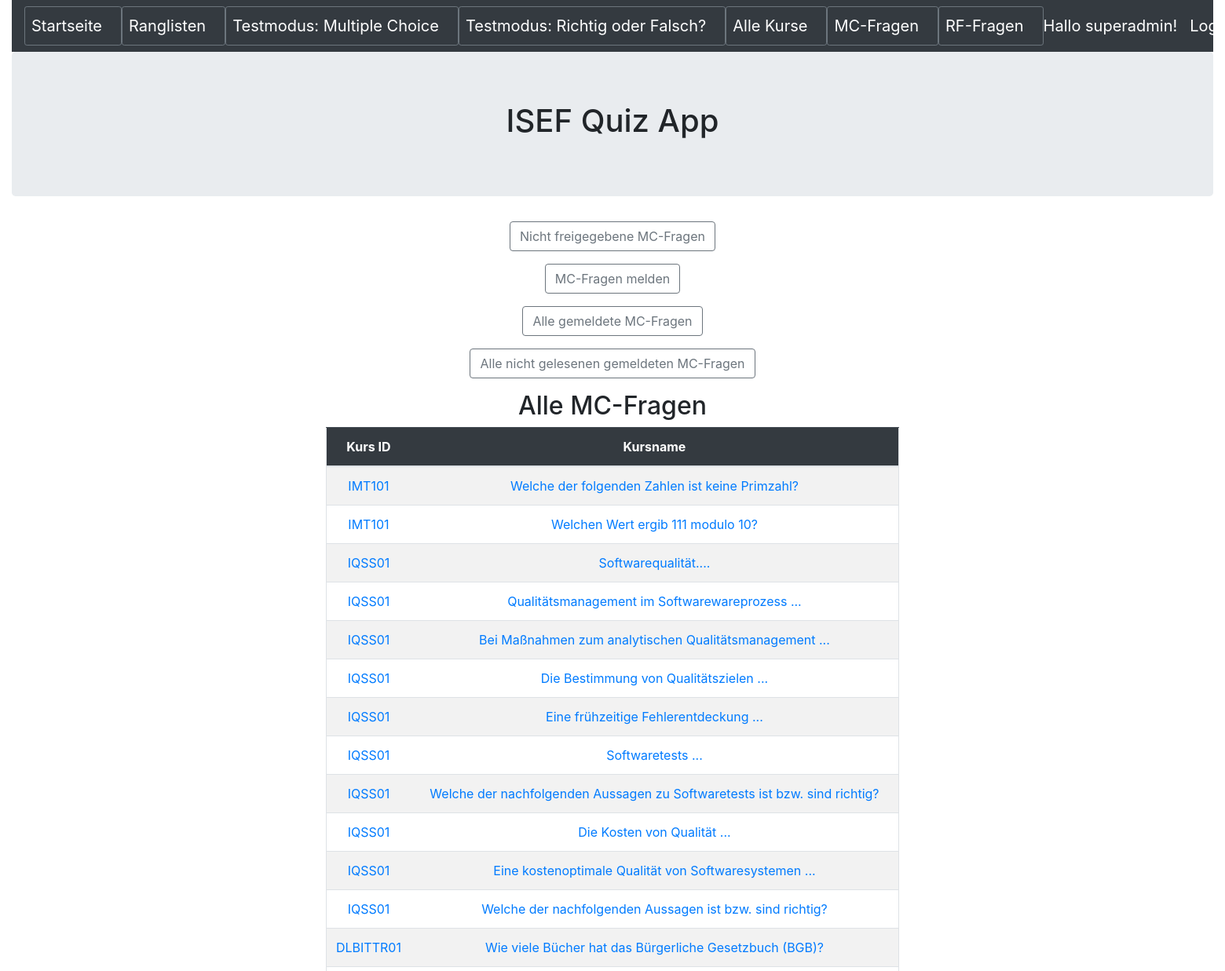
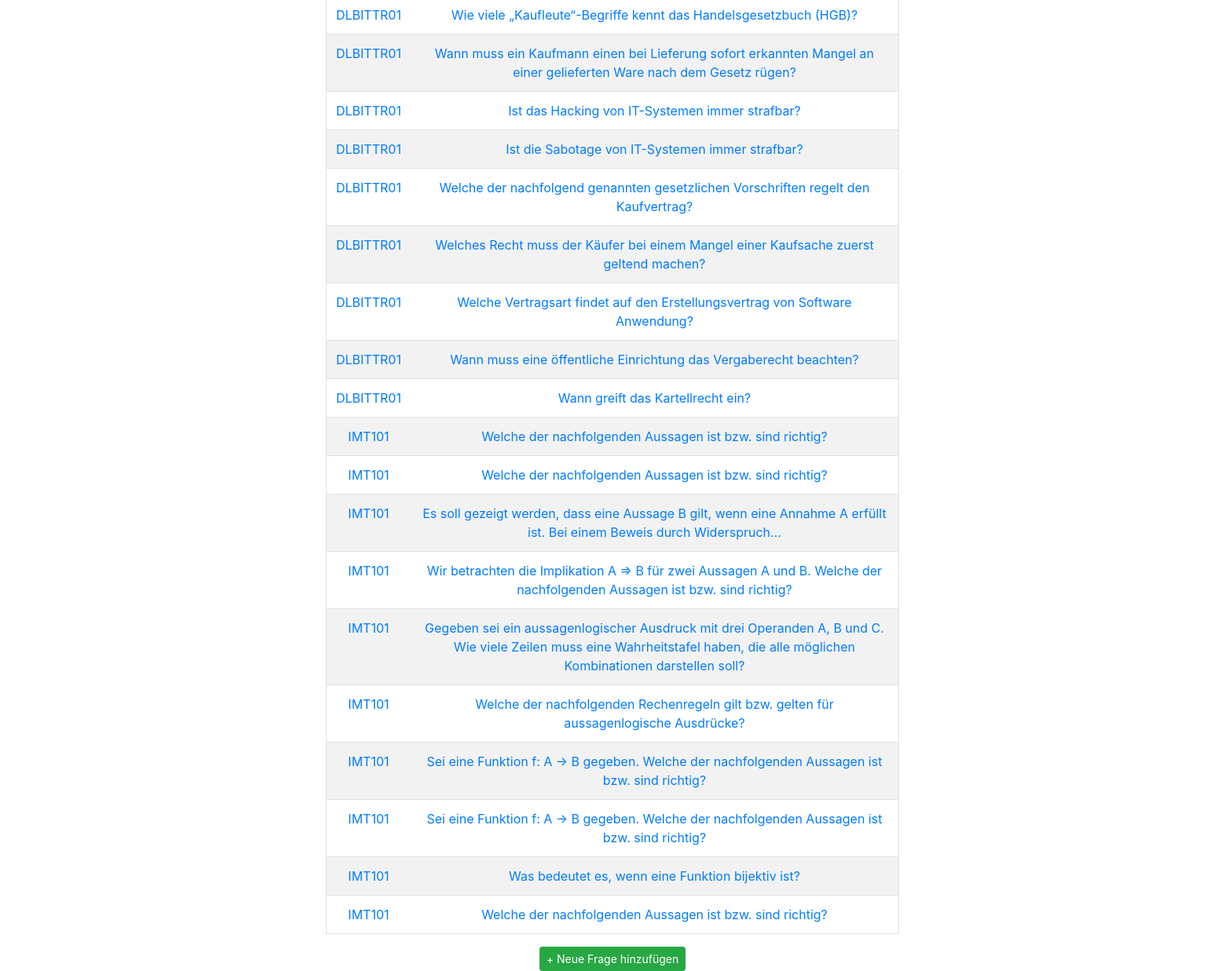
Page /frage (signed in) on the committed database (2 pictures, top to bottom).
### quiz/models.py (models this page shows, shortened)
class Frage(models.Model):
    name = models.CharField(max_length=255,blank=False,help_text='Geben Sie hier die Frage ein')
    kurs = models.ForeignKey(Kurs,null=True,blank=False,on_delete=models.CASCADE,help_text='Wählen Sie den Kurs, welchem die Frage zugewiesen wird')
    antwort1 = models.CharField(max_length=255,blank=False,null=True,help_text='Geben Sie die Antwort1 der Frage ein')
    antwort1richtig = models.BooleanField(default=False,help_text='Geben Sie an ob Antwort1 richtig ist',verbose_name="Antwort1 richtig?")
    antwort2 = models.CharField(max_length=255,blank=False,null=True,help_text='Geben Sie die Antwort2 der Frage ein')
    antwort2richtig = models.BooleanField(default=False,help_text='Geben Sie an ob Antwort2 richtig ist',verbose_name="Antwort2 richtig?")
    antwort3 = models.CharField(max_length=255,blank=True,null=True,help_text='Geben Sie die Antwort3 der Frage ein (optional)')
    antwort3richtig = models.BooleanField(default=False,help_text='Geben Sie an ob Antwort3 richtig ist',verbose_name="Antwort3 richtig?")
    antwort4 = models.CharField(max_length=255,blank=True,null=True,help_text='Geben Sie die Antwort4 der Frage ein (optional)')
    antwort4richtig = models.BooleanField(default=False,help_text='Geben Sie an ob Antwort4 richtig ist',verbose_name="Antwort4 richtig?")
    freigegeben=models.BooleanField(default=False,help_text='Frage freigeben?',verbose_name="Frage freigeben")

class Kurs(models.Model):
    name = models.CharField(max_length=50,help_text='Geben Sie den Namen des Kurses ein')
    beschreibung = models.CharField(max_length=255,help_text='Geben Sie die Beschreibung des Kurses ein')
    def __str__(self):
        return self.name

### quiz/views.py (the view)
# urls.py: path('frage', FrageHome.as_view(), name='frage_start'),
class FrageHome(AuthListView):
    model = Frage
    template_name = 'frage/frage_home.html'
    permission_required = ('quiz.view_frage')
    def get_queryset(self):
        return Frage.objects.filter(freigegeben = True)

### quiz/templates/frage/frage_home.html
{% extends 'base.html' %}
{% block content %}
<div class="text-center">
	<p><button type="button" class="btn btn-outline-secondary" onclick="location.href='{% url 'frage_nichtfreigegeben'  %}'"> Nicht freigegebene MC-Fragen</button></p>
	<p><button type="button" class="btn btn-outline-secondary" onclick="location.href='{% url 'meldungmcfrage_select'  %}'"> MC-Fragen melden</button></p>
	<p><button type="button" class="btn btn-outline-secondary" onclick="location.href='{% url 'meldungmcfragen'  %}'"> Alle gemeldete MC-Fragen</button></p>
	<p><button type="button" class="btn btn-outline-secondary" onclick="location.href='{% url 'meldungmcfragen_ungelesen'  %}'"> Alle nicht gelesenen gemeldeten MC-Fragen</button></p>
</div>
<div class="container text-center">
	<div class="row justify-content-md-center">
		<div class="col-sm-8 ">
            <h2>Alle MC-Fragen</h2>
            <table class ="table border table-hover table-striped">
                <thead class="table-dark">
					<th width="100" scope = "col">Kurs ID</th>
					<th  scope = "col">Kursname</th>
				</thead>
                <tbody>
                {% for frage in object_list %}
                <tr>
	                    <td><a href="{% url 'frage_detail' frage.pk %}">{{ frage.kurs }}</a></td>
                        <td><a href="{% url 'frage_detail' frage.pk %}">{{ frage.name }}</a></td>
                {% endfor %}
                </tbody>
            </table>
            <a class="btn btn-success btn-sm" href="{% url 'neue_frage' %}">+ Neue Frage hinzufügen</a>
        </div>
	</div>
</div>
{% endblock content %}

### templates/base.html (shortened to what this page needs)
<!DOCTYPE html>
<html>
  <head>
	<link rel="stylesheet" href="https://stackpath.bootstrapcdn.com/bootstrap/4.5.0/css/bootstrap.min.css">
  </head>
  <body>
    <div class="container-fluid">
        <header>
            <nav class="navbar navbar-expand-lg navbar-dark bg-dark">
                <button type="button" class="btn btn-outline-secondary btn-sm"><a class="navbar-brand" href="{% url 'index' %}">Startseite</a></button>
                <button type="button" class="btn btn-outline-secondary btn-sm"><a class="navbar-brand" href="{% url 'ergebnis_start' %}">Ranglisten</a></button>
                <button type="button" class="btn btn-outline-secondary btn-sm"><a class="navbar-brand" href="{% url 'mctest_select' %}">Testmodus: Multiple Choice</a></button>
                <button type="button" class="btn btn-outline-secondary btn-sm"><a class="navbar-brand" href="{% url 'rftest_select' %}">Testmodus: Richtig oder Falsch?</a></button>
                <button type="button" class="btn btn-outline-secondary btn-sm"><a class="navbar-brand" href="{% url 'kurs_start' %}">Alle Kurse</a></button>
                <button type="button" class="btn btn-outline-secondary btn-sm"><a class="navbar-brand" href="{% url 'frage_start' %}">MC-Fragen</a></button>
                <button type="button" class="btn btn-outline-secondary btn-sm"><a class="navbar-brand" href="{% url 'richtigoderfalsch_start' %}">RF-Fragen</a></button>
				{% if user.is_authenticated %}
                <a class="navbar-brand ml-auto order-md-last ">Hallo {{ user.get_username }}!</a>
                <a class="navbar-brand ml-auto order-md-last" href="{% url 'logout'%}?next={{request.path}}">Logout</a>
                {% else %}
                <a class="navbar-brand ml-auto order-md-last" href="{% url 'login'%}?next={{request.path}}">Login</a>
                {% endif %}
            </nav>
        </header>
        <div class="jumbotron">
            <h1 class="text-center">ISEF Quiz App</h1>
        </div>
        {% block content %}
        {% endblock content %}
    </div>
  </body>
</html>

### rows in the picture
Frage: kurs "IMT101", name "Welche der folgenden Zahlen ist keine Primzahl?"
Frage: kurs "IMT101", name "Welchen Wert ergib 111 modulo 10?"
Frage: kurs "IQSS01", name "Softwarequalität...."
Frage: kurs "IQSS01", name "Qualitätsmanagement im Softwarewareprozess ..."
Frage: kurs "IQSS01", name "Bei Maßnahmen zum analytischen Qualitätsmanagement ..."
Frage: kurs "IQSS01", name "Die Bestimmung von Qualitätszielen ..."
Frage: kurs "IQSS01", name "Eine frühzeitige Fehlerentdeckung ..."
Frage: kurs "IQSS01", name "Softwaretests ..."
Frage: kurs "IQSS01", name "Welche der nachfolgenden Aussagen zu Softwaretests ist bzw. sind richtig?"
Frage: kurs "IQSS01", name "Die Kosten von Qualität ..."
Frage: kurs "IQSS01", name "Eine kostenoptimale Qualität von Softwaresystemen ..."
Frage: kurs "IQSS01", name "Welche der nachfolgenden Aussagen ist bzw. sind richtig?"
Frage: kurs "DLBITTR01", name "Wie viele Bücher hat das Bürgerliche Gesetzbuch (BGB)?"
Frage: kurs "DLBITTR01", name "Wie viele „Kaufleute“-Begriffe kennt das Handelsgesetzbuch (HGB)?"
Frage: kurs "DLBITTR01", name "Wann muss ein Kaufmann einen bei Lieferung sofort erkannten Mangel an einer gelieferten Ware nach dem Gesetz rügen?"
Frage: kurs "DLBITTR01", name "Ist das Hacking von IT-Systemen immer strafbar?"
Frage: kurs "DLBITTR01", name "Ist die Sabotage von IT-Systemen immer strafbar?"
Frage: kurs "DLBITTR01", name "Welche der nachfolgend genannten gesetzlichen Vorschriften regelt den Kaufvertrag?"
Frage: kurs "DLBITTR01", name "Welches Recht muss der Käufer bei einem Mangel einer Kaufsache zuerst geltend machen?"
Frage: kurs "DLBITTR01", name "Welche Vertragsart findet auf den Erstellungsvertrag von Software Anwendung?"
Frage: kurs "DLBITTR01", name "Wann muss eine öffentliche Einrichtung das Vergaberecht beachten?"
Frage: kurs "DLBITTR01", name "Wann greift das Kartellrecht ein?"
Frage: kurs "IMT101", name "Welche der nachfolgenden Aussagen ist bzw. sind richtig?"
Frage: kurs "IMT101", name "Welche der nachfolgenden Aussagen ist bzw. sind richtig?"
Frage: kurs "IMT101", name "Es soll gezeigt werden, dass eine Aussage B gilt, wenn eine Annahme A erfüllt ist. Bei einem Beweis durch Widerspruch…"
Frage: kurs "IMT101", name "Wir betrachten die Implikation A ⇒ B für zwei Aussagen A und B. Welche der nachfolgenden Aussagen ist bzw. sind richtig?"
Frage: kurs "IMT101", name "Gegeben sei ein aussagenlogischer Ausdruck mit drei Operanden A, B und C. Wie viele Zeilen muss eine Wahrheitstafel haben, die alle möglichen Kombinationen darstellen soll?"
Frage: kurs "IMT101", name "Welche der nachfolgenden Rechenregeln gilt bzw. gelten für aussagenlogische Ausdrücke?"
Frage: kurs "IMT101", name "Sei eine Funktion f: A → B gegeben. Welche der nachfolgenden Aussagen ist bzw. sind richtig?"
Frage: kurs "IMT101", name "Sei eine Funktion f: A → B gegeben. Welche der nachfolgenden Aussagen ist bzw. sind richtig?"
Frage: kurs "IMT101", name "Was bedeutet es, wenn eine Funktion bijektiv ist?"
Frage: kurs "IMT101", name "Welche der nachfolgenden Aussagen ist bzw. sind richtig?"

### other values in the picture
{{ user.get_username }} "superadmin"
